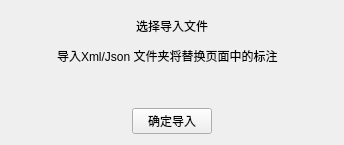
<?xml version="1.0" encoding="UTF-8"?>
<ui version="4.0">
 <class>ImportDialog</class>
 <widget class="QWidget" name="ImportDialog">
  <property name="geometry">
   <rect>
    <x>0</x>
    <y>0</y>
    <width>344</width>
    <height>145</height>
   </rect>
  </property>
  <property name="windowTitle">
   <string>Form</string>
  </property>
  <layout class="QGridLayout" name="gridLayout" rowstretch="2,0,1,4">
   <property name="verticalSpacing">
    <number>6</number>
   </property>
   <item row="0" column="0">
    <layout class="QHBoxLayout" name="horizontalLayout">
     <item>
      <spacer name="horizontalSpacer_5">
       <property name="orientation">
        <enum>Qt::Horizontal</enum>
       </property>
       <property name="sizeHint" stdset="0">
        <size>
         <width>40</width>
         <height>20</height>
        </size>
       </property>
      </spacer>
     </item>
     <item>
      <widget class="QLabel" name="label">
       <property name="text">
        <string>选择导入文件</string>
       </property>
      </widget>
     </item>
     <item>
      <spacer name="horizontalSpacer_6">
       <property name="orientation">
        <enum>Qt::Horizontal</enum>
       </property>
       <property name="sizeHint" stdset="0">
        <size>
         <width>40</width>
         <height>20</height>
        </size>
       </property>
      </spacer>
     </item>
    </layout>
   </item>
   <item row="1" column="0">
    <layout class="QHBoxLayout" name="horizontalLayout_4" stretch="2,10,2">
     <property name="spacing">
      <number>0</number>
     </property>
     <item>
      <spacer name="horizontalSpacer_7">
       <property name="orientation">
        <enum>Qt::Horizontal</enum>
       </property>
       <property name="sizeHint" stdset="0">
        <size>
         <width>40</width>
         <height>20</height>
        </size>
       </property>
      </spacer>
     </item>
     <item>
      <widget class="QLabel" name="label_2">
       <property name="styleSheet">
        <string notr="true"/>
       </property>
       <property name="text">
        <string>导入Xml/Json 文件夹将替换页面中的标注</string>
       </property>
      </widget>
     </item>
     <item>
      <spacer name="horizontalSpacer_8">
       <property name="orientation">
        <enum>Qt::Horizontal</enum>
       </property>
       <property name="sizeHint" stdset="0">
        <size>
         <width>40</width>
         <height>20</height>
        </size>
       </property>
      </spacer>
     </item>
    </layout>
   </item>
   <item row="2" column="0">
    <layout class="QHBoxLayout" name="horizontalLayout_2" stretch="2,10,2">
     <property name="spacing">
      <number>0</number>
     </property>
     <property name="sizeConstraint">
      <enum>QLayout::SetDefaultConstraint</enum>
     </property>
     <item>
      <spacer name="horizontalSpacer_4">
       <property name="orientation">
        <enum>Qt::Horizontal</enum>
       </property>
       <property name="sizeHint" stdset="0">
        <size>
         <width>40</width>
         <height>20</height>
        </size>
       </property>
      </spacer>
     </item>
     <item>
      <widget class="QWidget" name="file_button_widget" native="true">
       <property name="sizePolicy">
        <sizepolicy hsizetype="Expanding" vsizetype="Expanding">
         <horstretch>0</horstretch>
         <verstretch>0</verstretch>
        </sizepolicy>
       </property>
      </widget>
     </item>
     <item>
      <spacer name="horizontalSpacer_3">
       <property name="orientation">
        <enum>Qt::Horizontal</enum>
       </property>
       <property name="sizeHint" stdset="0">
        <size>
         <width>40</width>
         <height>20</height>
        </size>
       </property>
      </spacer>
     </item>
    </layout>
   </item>
   <item row="3" column="0">
    <layout class="QHBoxLayout" name="horizontalLayout_3">
     <property name="topMargin">
      <number>10</number>
     </property>
     <item>
      <spacer name="horizontalSpacer_2">
       <property name="orientation">
        <enum>Qt::Horizontal</enum>
       </property>
       <property name="sizeHint" stdset="0">
        <size>
         <width>40</width>
         <height>20</height>
        </size>
       </property>
      </spacer>
     </item>
     <item>
      <widget class="QPushButton" name="determine_import_button">
       <property name="styleSheet">
        <string notr="true"/>
       </property>
       <property name="text">
        <string>确定导入</string>
       </property>
      </widget>
     </item>
     <item>
      <spacer name="horizontalSpacer">
       <property name="orientation">
        <enum>Qt::Horizontal</enum>
       </property>
       <property name="sizeHint" stdset="0">
        <size>
         <width>40</width>
         <height>20</height>
        </size>
       </property>
      </spacer>
     </item>
    </layout>
   </item>
  </layout>
 </widget>
 <resources/>
 <connections/>
</ui>
